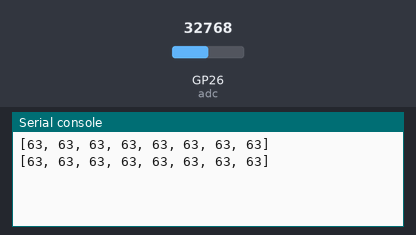
A program run on a simulated Raspberry Pi Pico running MicroPython. Parts: the last lines printed to the serial console. The inputs (shaded band) are chosen by the test bench; at power-on: GP26 (adc) = 32768 (analog values on the 0–65535 scale).

Above: at 1.2 s.
1.3 s: GP26 (adc) set to 45874
At 2.6 s:
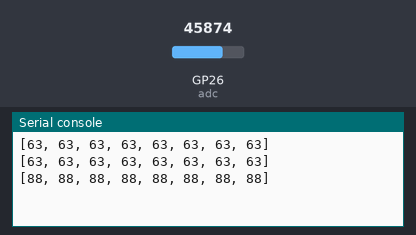
2.8 s: GP26 (adc) set to 57670
At 3.6 s:
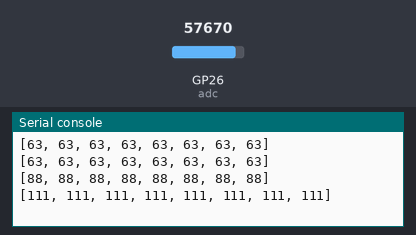
Timing chart, 0 to 5.8 s (numbered marks = the images above; inputs shaded):
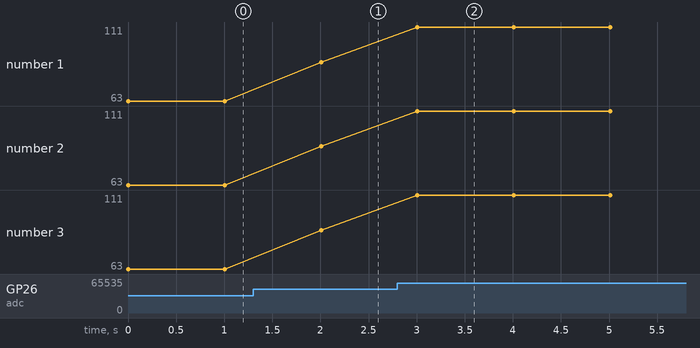

The program:

mux_test.py
```python
import time
from machine import Pin, ADC

s0=Pin(16, Pin.OUT)
s1=Pin(17, Pin.OUT)
s2=Pin(18, Pin.OUT)

adc=ADC(Pin(26))

def map_values(x):
  return int((x*127)/65535)


def selection(x):
  s0.value(x&1)
  s1.value((x>>1)&1)
  s2.value((x>>2)&1)


while True:
  lis=[]
  for i in range(8):
    selection(i)
    time.sleep_us(100)
    lis.append(map_values(adc.read_u16()))
  print(lis)
  time.sleep(1)
```

Measured:
- after the input at 1.3 s, the serial console: prints a new line after 0.71 s (image 1)
- after the input at 2.8 s, the serial console: prints a new line after 0.21 s (image 2)
- plotted number 1: 63 → 88 after the input at 1.3 s, 88 → 111 after the input at 2.8 s
- plotted number 2: 63 → 88 after the input at 1.3 s, 88 → 111 after the input at 2.8 s
- plotted number 3: 63 → 88 after the input at 1.3 s, 88 → 111 after the input at 2.8 s
